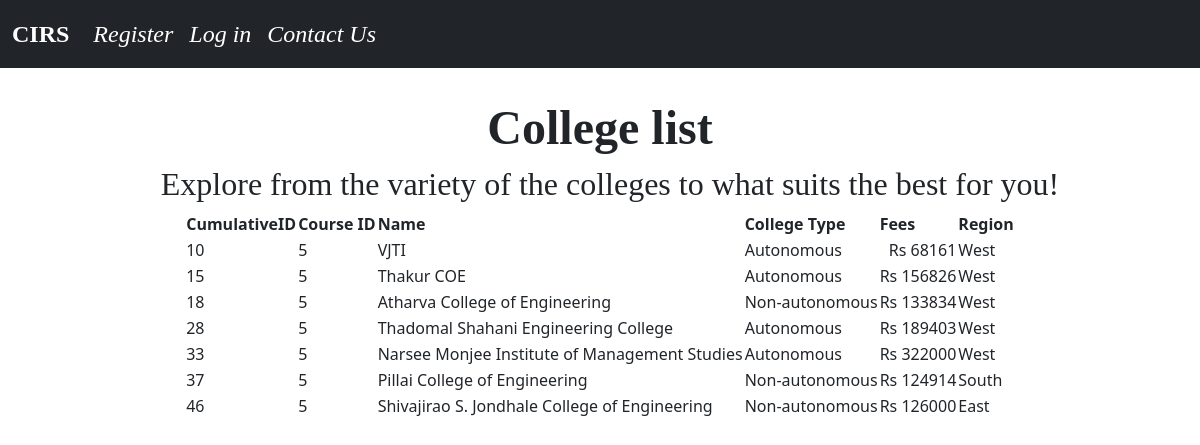
Screenshot of /info with the database file from the repository.
### clginfoblog/models.py (models this page shows)
class College(models.Model):
	clg_name = models.CharField(max_length = 255)
	course_id = models.IntegerField()
	course = models.TextField(max_length=255)
	region = models.TextField(max_length=6)
	fees = models.IntegerField()
	clg_type = models.TextField(max_length=255)

### clginfoblog/views.py (the view)
# urls.py: path('info',InfoView.as_view(),name='info'),
class InfoView(ListView):
	model = College
	template_name = 'info.html'

### clginfoblog/templates/info.html (shortened to what this page needs)
{% extends 'base.html'%}
{% block content %}
<div class="container" align="middle">
<head><font face = "Noe " size = 10><b>College list</b></font></head>
</div>
<body>
<center><h2 style="margin-left:20px;"><font face = "Noe" size = 6>Explore from the variety of the colleges to what suits the best for you!</font></h2>
<table>
  <tr>
    <th>CumulativeID</th><th>Course ID</th><th id="name">Name</th><th>College Type</th><th>Fees</th><th>Region</th>
    </tr>
    {% for product in college_list %}
    {% if product.course_id == 5%}
    <tr>
       <td>{{product.id}}</td><td>{{product.course_id}}     </td> <td>{{product.clg_name}}</td> <td> {{product.clg_type}}     </td> <td style="text-align:right">Rs  {{product.fees}}</td><td>{{product.region}}</td>
    </tr>
    {% endif %}
    {%endfor%}
  </table>
</center>
</body>
{% endblock %}

### rows the page displays
College: id "10", course_id "5", clg_name "VJTI", clg_type "Autonomous", fees "68161", region "West"
College: id "15", course_id "5", clg_name "Thakur COE", clg_type "Autonomous", fees "156826", region "West"
College: id "18", course_id "5", clg_name "Atharva College of Engineering", clg_type "Non-autonomous", fees "133834", region "West"
College: id "28", course_id "5", clg_name "Thadomal Shahani Engineering College", clg_type "Autonomous", fees "189403", region "West"
College: id "33", course_id "5", clg_name "Narsee Monjee Institute of Management Studies", clg_type "Autonomous", fees "322000", region "West"
College: id "37", course_id "5", clg_name "Pillai College of Engineering", clg_type "Non-autonomous", fees "124914", region "South"
College: id "46", course_id "5", clg_name "Shivajirao S. Jondhale College of Engineering", clg_type "Non-autonomous", fees "126000", region "East"
